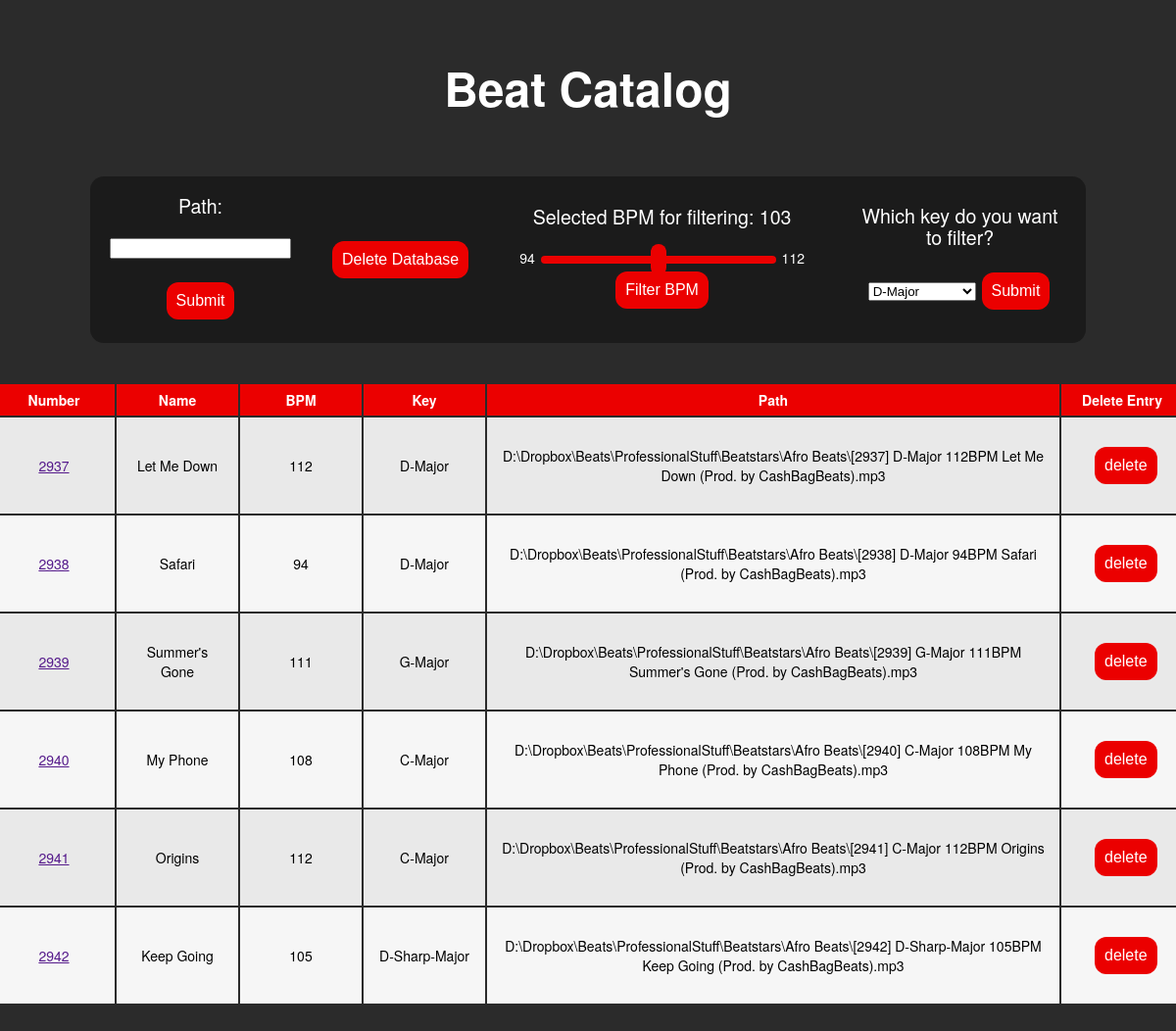
The page / on the database its author committed.
### catalog_app/models.py (models this page shows)
class Beat(models.Model):
    number = models.IntegerField()
    name = models.TextField()
    bpm = models.IntegerField()
    key = models.TextField()
    full_path = models.TextField()
    del_field = models.TextField(default="delete")

### catalog_app/views.py (the view)
# urls.py: 2. Add a URL to urlpatterns:  path('', views.home, name='home')
def home(request):
  all_items = Beat.objects.all()
  keys = Beat.objects.values('key').distinct()
  try:
    min_bpm = Beat.objects.filter().order_by('bpm').first().bpm
  except:
    min_bpm = 0
  try:
    max_bpm = Beat.objects.filter().order_by('bpm').last().bpm
  except:
    max_bpm = 200
  mid_bpm = round((min_bpm + max_bpm) / 2, 0)
  context = {
    'all_items': all_items,
    'keys': keys,
    'min_bpm': min_bpm,
    'max_bpm': max_bpm,
    'mid_bpm': mid_bpm
  }
  if request.method == 'POST':
    print(request.POST)
    if 'key' in request.POST:
      filter_value = request.POST['key']
      context['all_items'] = Beat.objects.filter(key=filter_value).values()
    elif 'delete_all' in request.POST:
      Beat.objects.all().delete()
      all_items = Beat.objects.all()
      keys = Beat.objects.values('key').distinct()
      context = {
        'all_items': all_items,
        'keys': keys
      }
    elif 'filter_bpm' in request.POST:
      filter_value = request.POST['filter_bpm']
      context['all_items'] = Beat.objects.filter(bpm=filter_value).values()
    elif 'row_id' in request.POST:
      id = request.POST['row_id']
      post_to_delete = Beat.objects.get(id=id)
      post_to_delete.delete()
      context['all_items'] = Beat.objects.all()
    else:
      folder_path = request.POST['path']
      beat_list = mp3_path(folder_path)
      for beat in beat_list:
        try:
          number, bpm, key, name, full_path = get_bpm_key(beat, folder_path)
          Beat.objects.create(number=number, bpm=bpm, key=key, name=name, full_path=full_path)
        except:
          pass
      all_items = Beat.objects.all()
      keys = Beat.objects.values('key').distinct()
      context = {
        'all_items': all_items,
        'keys' : keys
      }
  else:
    all_items = Beat.objects.all()
    keys = Beat.objects.values('key').distinct()
    try:
      min_bpm = Beat.objects.filter().order_by('bpm').first().bpm
    except:
      min_bpm = 0
    try:
      max_bpm = Beat.objects.filter().order_by('bpm').last().bpm
    except:
      max_bpm = 200
    min_bpm = round(min_bpm, 0)
    max_bpm = round(max_bpm, 0)
    mid_bpm = round((min_bpm + max_bpm)/2, 0)
    context = {
      'all_items': all_items,
      'keys': keys,
      'min_bpm': min_bpm,
      'max_bpm': max_bpm,
      'mid_bpm': mid_bpm
    }
  return render(request, "catalog_app/home.html", context)

### catalog_app/templates/catalog_app/home.html (shortened to what this page needs)
{% load static %}
<!DOCTYPE html>
<html >
<head>
  <link rel="stylesheet" href="https://cdnjs.cloudflare.com/ajax/libs/normalize/5.0.0/normalize.min.css">
  <link rel="stylesheet" href="{% static 'catalog_app/styles.css' %}">
</head>
<body>
  <header>
    <h1>Beat Catalog</h1>
    <div class="flex">
      <form action="" method="post">
        <label>Path:</label><br><br>
        <input type="text" name="path" value=""><br><br>
        <input type="submit" value="Submit">
      </form>
      <form action="" method="post">
        <input type="submit" name="delete_all" value="Delete Database">
      </form>
      <form action="" method="post">
        <label>Selected BPM for filtering: <output id="bpm_value"></output></label><br><br>
        <span>{{ min_bpm }}</span>
        <input id="bpm_select" type="range" name="filter_bpm" value="{{ mid_bpm }}" min="{{ min_bpm }}" max="{{ max_bpm }}">
        <span>{{ max_bpm }}</span>
        <input type="submit" value="Filter BPM">
      </form>
      <form action="" method="post" class="item" >
        <label>Which key do you want to filter?</label><br><br>
        <select name="key">
          {% for key in keys %}
          <option value="{{ key.key }}">{{ key.key }}</option>
          {% endfor %}
        </select>
        <input type="submit" value="Submit">
      </form>
    </div>
  </header>
  <div class="wrapper">
  <div class="div-table" id="wrapper">
    <table>
      <thead>
        <tr class="row header green">
          <th class="cell">Number</th>
          <th class="cell">Name</th>
          <th class="cell">BPM</th>
          <th class="cell">Key</th>
          <th class="cell">Path</th>
          <th class="cell">Delete Entry</th>
        </tr>
      </thead>
      <tbody>
      {% for beat in all_items %}
        <tr class="row">
          <td class="cell"><a href="{{ row.url }}">{{ beat.number }}</a></td>
          <td class="cell">{{ beat.name }}</td>
          <td class="cell">{{ beat.bpm }}</td>
          <td class="cell">{{ beat.key }}</td>
          <td class="cell" id="myVar">{{ beat.full_path}}</td>
          <td class="cell">
            <form action="" method="post">
              <button name="row_id" value={{ beat.id }}>delete</button>
            </form>
          </td>
        </tr>
      {% endfor %}
      </tbody>
    </table>
  </div>
</div>
</body>
</html>

### catalog_app/static/catalog_app/styles.css (style rules this page uses)
body { font-family: "Helvetica Neue", Helvetica, Arial; font-size: 14px; line-height: 20px; font-weight: 400; -webkit-font-smoothing: antialiased; font-smoothing: antialiased; background: #2b2b2b; color: black; }
button,input[type=submit] { background-color: #eb0000; border: none; color: white; padding: 10px; text-align: center; text-decoration: none; display: inline-block; font-size: 16px; margin: 4px 2px; border-radius: 12px; cursor: pointer; }
h1 { text-align: center; color: #ffffff; padding-top: 1em; padding-bottom: 1em; font-size: -webkit-xxx-large; }
form { text-align: center; padding: 20px; color: white; }
label { color: white; font-size: 1.4em; }
input[type="submit"] { background-color: #eb0000; color: white; }
.flex { display: flex; justify-content: center; align-items: center; background-color: #1b1b1b; margin-right: 6em; margin-left: 6em; border-radius: 1em; }
.wrapper { margin: 0 auto; padding: 40px; max-width: 800px; }
.div-table { display: flex; justify-content: center; align-items: center; }
.row { display: table-row; background: #f6f6f6; text-align: center; }
.row:nth-of-type(odd) { background: #e9e9e9; }
.row.header { font-weight: 900; color: #ffffff; background: #eb0000; }
.cell { padding: 6px 12px; display: table-cell; vertical-align: middle; }
table { table-layout: fixed; width: 200px; }
th,td { width: 100px; overflow: auto; }
.cell:nth-child(5) { width: 40em; }
input[type="range"] { -webkit-appearance: none; appearance: none; background: transparent; cursor: pointer; width: 15rem; }

### rows shown on the page
Beat: number "2937", name "Let Me Down", bpm "112", key "D-Major", full_path "D:\\Dropbox\\Beats\\ProfessionalStuff\\Beatstars\\Afro Beats\\[2937] D-Major 112BPM Let Me Down (Prod. by CashBagBeats).mp3", {{ beat.id }} 56 (drawn)
Beat: number "2938", name "Safari", bpm "94", key "D-Major", full_path "D:\\Dropbox\\Beats\\ProfessionalStuff\\Beatstars\\Afro Beats\\[2938] D-Major 94BPM Safari (Prod. by CashBagBeats).mp3", {{ beat.id }} 57 (drawn)
Beat: number "2939", name "Summer's Gone", bpm "111", key "G-Major", full_path "D:\\Dropbox\\Beats\\ProfessionalStuff\\Beatstars\\Afro Beats\\[2939] G-Major 111BPM Summer's Gone (Prod. by CashBagBeats).mp3", {{ beat.id }} 58 (drawn)
Beat: number "2940", name "My Phone", bpm "108", key "C-Major", full_path "D:\\Dropbox\\Beats\\ProfessionalStuff\\Beatstars\\Afro Beats\\[2940] C-Major 108BPM My Phone (Prod. by CashBagBeats).mp3", {{ beat.id }} 59 (drawn)
Beat: number "2941", name "Origins", bpm "112", key "C-Major", full_path "D:\\Dropbox\\Beats\\ProfessionalStuff\\Beatstars\\Afro Beats\\[2941] C-Major 112BPM Origins (Prod. by CashBagBeats).mp3", {{ beat.id }} 60 (drawn)
Beat: number "2942", name "Keep Going", bpm "105", key "D-Sharp-Major", full_path "D:\\Dropbox\\Beats\\ProfessionalStuff\\Beatstars\\Afro Beats\\[2942] D-Sharp-Major 105BPM Keep Going (Prod. by CashBagBeats).mp3", {{ beat.id }} 61 (drawn)

### other values the page prints
{{ min_bpm }} "94"
{{ max_bpm }} "112"
form field key "D-Major"
